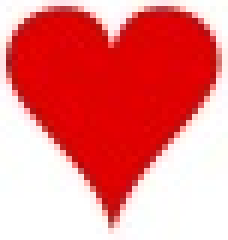
#> input picture CardsPng/hearts.jpg, 38 x 40 px (shown 6 times larger)
$ python cd.py   (older library calls are emulated)
#> lines starting #> are read from the running program, lines starting #| are printed output that depends on the picture; after the words box and inside, x2 and y2 are one past the last pixel; in counts of white or black regions, pixels touching at a corner belong together
import cv2
import numpy as np

fileName = input("Enter image name: ")
#> the answer given: CardsPng/hearts.jpg
cardClass = ""

t_hearts    = {"l":"h","t":cv2.imread('CardsPng/hearts.jpg',0)}
t_hearts2   = {"l":"h","t":cv2.imread('CardsPng/hearts2.jpg',0)}
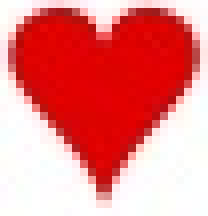
#> input picture CardsPng/hearts2.jpg, 26 x 27 px (shown 8 times larger)
t_spades    = {"l":"s","t":cv2.imread('CardsPng/spades.jpg',0)}
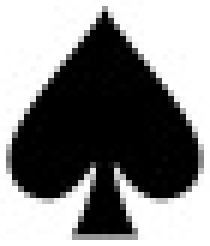
#> input picture CardsPng/spades.jpg, 35 x 41 px (shown 6 times larger)
t_spades2   = {"l":"s","t":cv2.imread('CardsPng/spades2.jpg',0)}
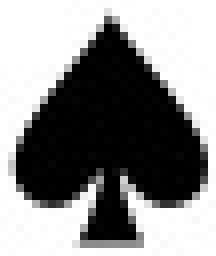
#> input picture CardsPng/spades2.jpg, 27 x 32 px (shown 8 times larger)
t_clubs     = {"l":"c","t":cv2.imread('CardsPng/clubs.jpg',0)}
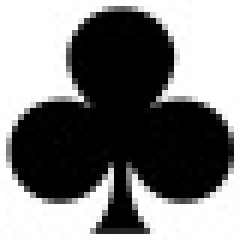
#> input picture CardsPng/clubs.jpg, 40 x 40 px (shown 6 times larger)
t_clubs2    = {"l":"c","t":cv2.imread('CardsPng/clubs2.jpg',0)}
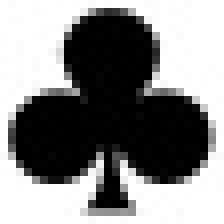
#> input picture CardsPng/clubs2.jpg, 28 x 28 px (shown 8 times larger)
t_diamonds  = {"l":"d","t":cv2.imread('CardsPng/diamonds.jpg',0)}
t_diamonds2 = {"l":"d","t":cv2.imread('CardsPng/diamonds2.jpg',0)}

test_image                  = cv2.imread(fileName)
#> test_image is the input picture: shape (40, 38, 3); mean B, G, R 125.1, 125.2, 235.6
test_image_gray             = cv2.cvtColor(test_image, cv2.COLOR_BGR2GRAY)
test_image_gray_blur        = cv2.GaussianBlur(test_image_gray,(5,5),0)
test_image_gray_laplassian  = cv2.Laplacian(test_image_gray_blur,cv2.CV_8U)
test_image_sharpened        = cv2.addWeighted(test_image_gray,0.7,test_image_gray_laplassian,0.3,0)
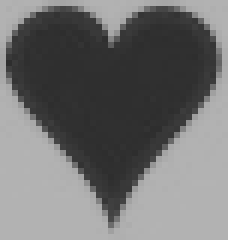
#> test_image_sharpened: shape (40, 38) (shown 6 times larger); min 45, max 179, mean 112.1

templateArray = [t_hearts,t_hearts2,t_spades,t_spades2,
                t_clubs,t_clubs2,t_diamonds,t_diamonds2]

for t in templateArray:
    temp_blur       = cv2.GaussianBlur(t['t'],(5,5),0)
    temp_laplassian = cv2.Laplacian(temp_blur,cv2.CV_8U)
    temp_sharpened  = cv2.addWeighted(t['t'],0.7,temp_laplassian,0.3,0)
    results = cv2.matchTemplate(test_image_sharpened,temp_sharpened, cv2.TM_CCOEFF_NORMED)
    locations = np.where(results >= 0.95)
    if len(locations[0])>=1:
        w, h = t['t'].shape[::-1]
        cardClass=t['l']
        for pt in zip(*locations[::-1]):
            cv2.rectangle(test_image, pt, (pt[0]+w, pt[1]+h),(0,255,255),2)
        print(cardClass)
        break
#> this loop made 1 pass
#> (results, locations, w, h, cardClass) on pass 1: ([0.999], ([0], [0]), 38, 40, 'h')
#| h
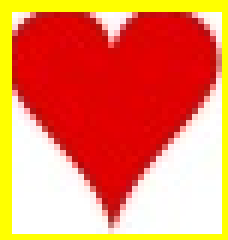
#> test_image: shape (40, 38, 3) (shown 6 times larger); 14.8% of pixels changed, all inside (x1, y1, x2, y2) = (0, 0, 38, 40)

if cardClass=="h":
    print("Hearts")
elif cardClass=="s":
    print("Spades")
elif cardClass=="c":
    print("Clubs")
elif cardClass=="d":
    print("Diamonds")
else:
    print("Unable to detect")

cv2.imshow('detected',test_image)
cv2.waitKey(0)
cv2.destroyAllWindows()
